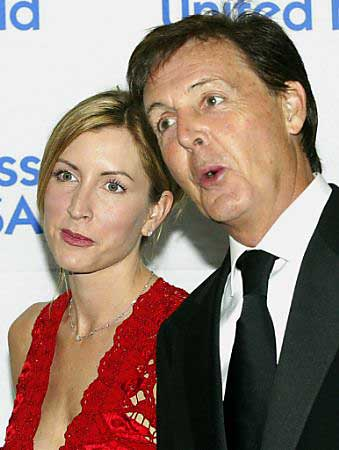
#> input picture img_304.jpg, 339 x 450 px
$ python Ex1.py
#> lines starting #> are read from the running program, lines starting #| are printed output that depends on the picture
# -*- coding: utf-8 -*-
"""
Created on Sat Nov  7 16:56:56 2020

@author: franc
"""
import cv2
import numpy as np
import matplotlib.pyplot as plt
import imutils
from math import sqrt

imgFile = 'img_304.jpg'

# %%


def alg_pyramid(image, minSize=(16, 16)):
    pyramid = []
    sigma = 1
    #first level
    image = cv2.GaussianBlur(image, (7,7), sigma)

    pyramid.append(image)
    while True: #while  removing n_level
        sigma=1
        #kernal size (6*sigma)+1
        image = cv2.GaussianBlur(image, (7,7), sigma)
        sigma = sigma*np.sqrt(2)

        image = cv2.GaussianBlur(image, (9,9), sigma)
        w = int(image.shape[1] /2)
        h = int(image.shape[0] /2)
        image = imutils.resize(image, width=w, height=h)
        #image = cv2.resize(image, (image.shape[0]/2, image.shape[1]/2), interpolation= cv2.INTER_NEAREST)
        #image = image[::2,::2] #downsampling S_2
        # if the resized image does not meet the supplied minimum
        # size, then stop constructing the pyramid
        if image.shape[0] < minSize[1] or image.shape[1] < minSize[0]:
            break
        pyramid.append(image)


    return pyramid


image = cv2.imread(imgFile)
#> image is the input picture: shape (450, 339, 3); mean B, G, R 113, 124.8, 147.7
image = cv2.cvtColor(image, cv2.COLOR_BGR2RGB)
plt.figure()
plt.imshow(image)
pyramid = alg_pyramid(image=image)
#> in alg_pyramid, `image = cv2.GaussianBlur(image, (7,7), sigma)`:
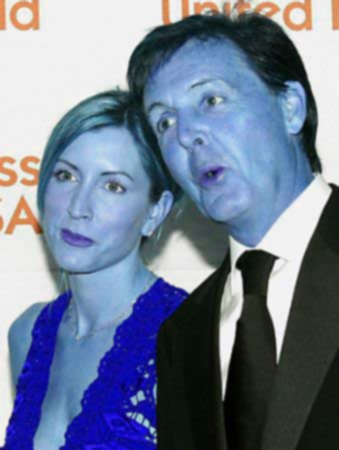
#> image: shape (450, 339, 3); mean of channels 0, 1, 2 147.7, 124.8, 113; drawn as B, G, R
#> the loop in alg_pyramid, `while True:` made 5 passes
#> pass 1, in alg_pyramid, `image = cv2.GaussianBlur(image, (9,9), sigma)`:
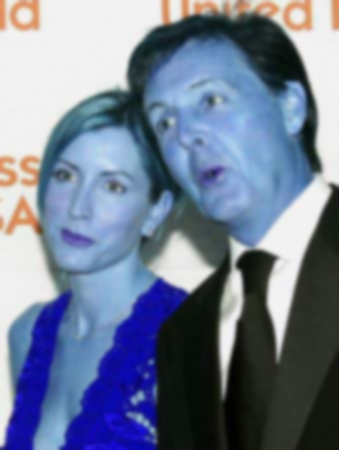
#> image: shape (450, 339, 3); mean of channels 0, 1, 2 147.7, 124.8, 113; drawn as B, G, R
#> pass 2, in alg_pyramid, `image = cv2.GaussianBlur(image, (7,7), sigma)`:
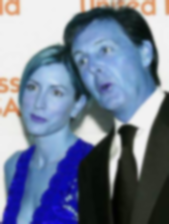
#> image: shape (224, 169, 3); mean of channels 0, 1, 2 147.7, 124.8, 113; drawn as B, G, R
#> after the loop in alg_pyramid, `while True:`: pyramid = 5 items
#> pyramid = 5 items

for i in range(len(pyramid)):
    print("Image Shape: {}".format(pyramid[i].shape))
    plt.figure()
    plt.imshow(pyramid[i])
#> this loop made 5 passes
#| Image Shape: (450, 339, 3)
#| Image Shape: (224, 169, 3)
#| Image Shape: (111, 84, 3)
#| Image Shape: (55, 42, 3)
#| Image Shape: (27, 21, 3)

#%%

from skimage.transform import pyramid_gaussian

delt = np.zeros((512, 512), dtype=np.float32)
u= []
# METHOD #2: Resizing + Gaussian smoothing.

py= pyramid_gaussian(delt, downscale=2)

for (i,inde)in enumerate(py):
    print (i)
    if inde.shape[0]<16 or inde.shape[1]<16:
        break
    u.append(inde)
# for (i, resized) in enumerate():
# 	# if the image is too small, break from the loop
# 	if resized.shape[0] < 30 or resized.shape[1] < 30:
# 		break


#%%
import skimage.exposure as exposure

# White image
delta = np.zeros((512, 512), dtype=np.float32)
# Dirac
delta[255,255] = 255

# sigmas
sigma1 = 1
sigma2 = sqrt(2)


# Pyramids
deltaPyramid = alg_pyramid(image = delta)

plt.figure()
plt.imshow(deltaPyramid[5])
deltaPyramidnor=[]
for index, img in enumerate(deltaPyramid):

    # norm_img = np.zeros((deltaPyramid[index].shape))
    # final_img = cv2.normalize(deltaPyramid[index],  norm_img, 0, 1, cv2.NORM_MINMAX)
    ii = cv2.GaussianBlur(img, (7,7), 1)


    deltaPyramidnor.append(ii)


for i in range(len(deltaPyramidnor)):
    centerx = deltaPyramid[i].shape[0]//2 #rows
    centery = deltaPyramid[i].shape[1]//2 #cols
    tmp_deltaPyramid = deltaPyramid[i][centerx, centery-6:centery+7]


# Impulse Response for each level
ImpResp = np.zeros((len(deltaPyramid), 13),dtype=float)
for idx, level in enumerate(deltaPyramid):
    centerx = level.shape[0]//2
    centery = level.shape[1]//2
    ImpResp[idx,:] = exposure.rescale_intensity(level[centerx, (centery-6):(centery+7)], out_range=(0,255), in_range='image').astype(np.uint8)

#visualize result
labels = []
for c in range(13):
    label = 'C{}'.format(c+1)
    labels.append(label)

x = np.arange(len(labels))  # the label locations
width = 0.1  # the width of the bars

fig, ax = plt.subplots()
rects1 = []
for k in range(ImpResp.shape[0]):
    rects1.append(ax.bar(x - 2*k*width, ImpResp[k], width, label='Level{}'.format(k)))
#> after the loop, rects1 = 6 items

ax.set_ylabel('values')
ax.set_title('sigma0=1')
ax.set_xticks(x)
ax.set_xticklabels(labels)
ax.legend()

fig.tight_layout()


#%%
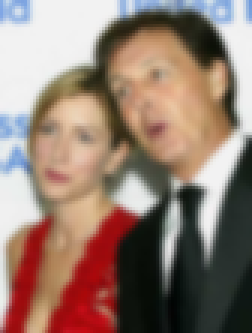
#> shown: shape (111, 84, 3) (shown 3 times larger); mean R, G, B 147.7, 124.8, 112.9
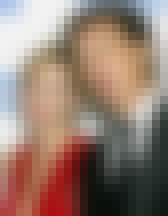
#> shown: shape (27, 21, 3) (shown 8 times larger); mean R, G, B 147.5, 124.4, 112.5
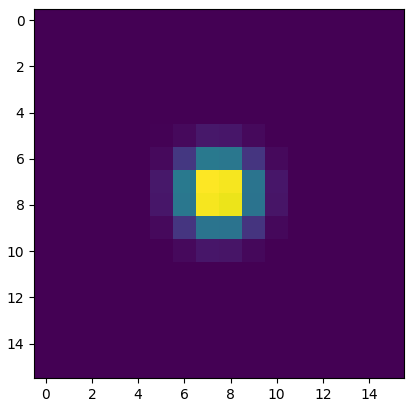
#> figure drawn by matplotlib, 1 panel
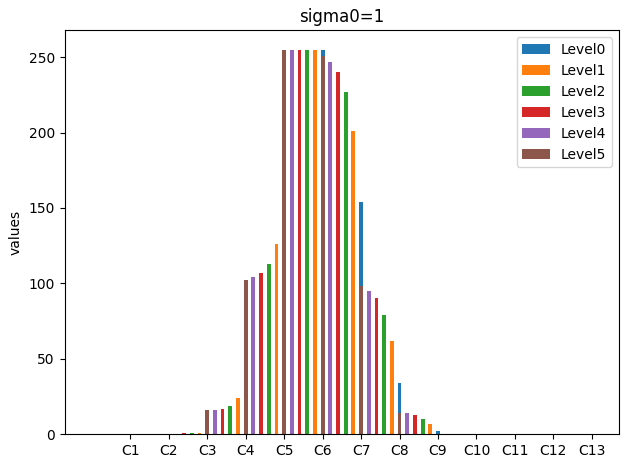
#> figure drawn by matplotlib, 1 panel; tallest bar 255 high, from x = 4.95 to 5.05; tallest bar 255 high, from x = 4.75 to 4.85; tallest bar 255 high, from x = 4.55 to 4.65
